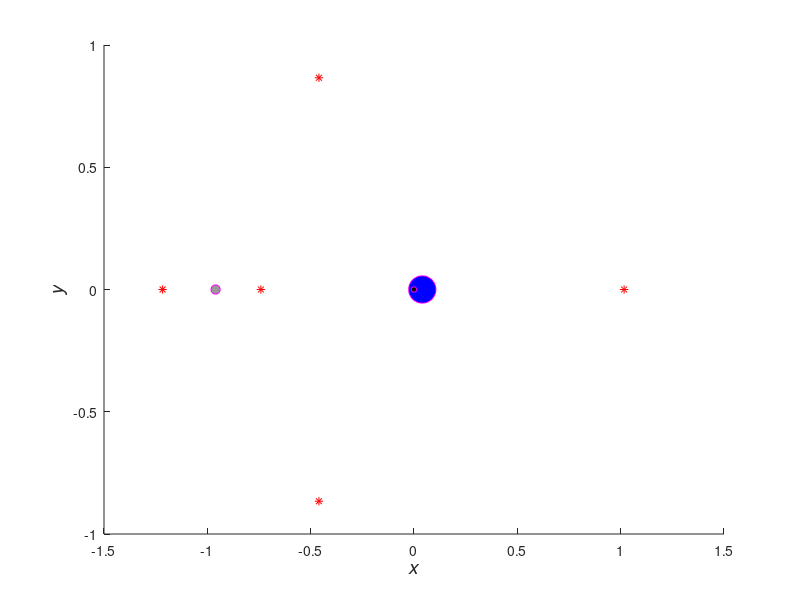

MATLAB code to generate this figure:
mu = 0.04;
opts = optimset('Display','off','TolX',eps);
hold on

    f = @(x)x + (1-mu)/(x-mu)^2 - mu/(x-mu+1)^2;  
    xeq = fzero(f, mu-1/2, opts);
    Eql = [xeq  0  0  0  xeq  0];
    plot3(Eql(1), Eql(2), 0, '-*r', 'MarkerSize',6);

    f = @(x)x + (1-mu)/(x-mu)^2 + mu/(x-mu+1)^2;
    xeq = fzero(f, 1.1*(mu-1), opts);
    Eql = [xeq  0  0  0  xeq  0];
    plot3(Eql(1), Eql(2), 0, '-*r', 'MarkerSize',6);

    f = @(x)x - (1-mu)/(x-mu)^2 - mu/(x-mu+1)^2;
    xeq = fzero(f, 1.1*mu, opts);
    Eql = [xeq  0  0  0  xeq  0];
    plot3(Eql(1), Eql(2), 0, '-*r', 'MarkerSize',6);
 
    Eql = [mu-1/2   sqrt(3)/2  0  -sqrt(3)/2  mu-1/2  0];
    plot3(Eql(1), Eql(2), 0, '-*r', 'MarkerSize',6);

    Eql = [mu-1/2  -sqrt(3)/2  0   sqrt(3)/2  mu-1/2  0];
    plot3(Eql(1), Eql(2), 0, '-*r', 'MarkerSize',6);
    
    plot3(mu-1,0,0,'-mo','MarkerFaceColor',[0.6  0.6  0.6],'MarkerSize',20*(mu)^(1/3))
    plot3(mu,0,0,'-mo','MarkerFaceColor','b','MarkerSize',20*(1-mu)^(1/3))
    plot3(0,0,0,'-mo','MarkerFaceColor','k','MarkerSize',4)
    
grid off
xlabel('\itx', 'FontSize',14)
ylabel('\ity', 'FontSize',14)